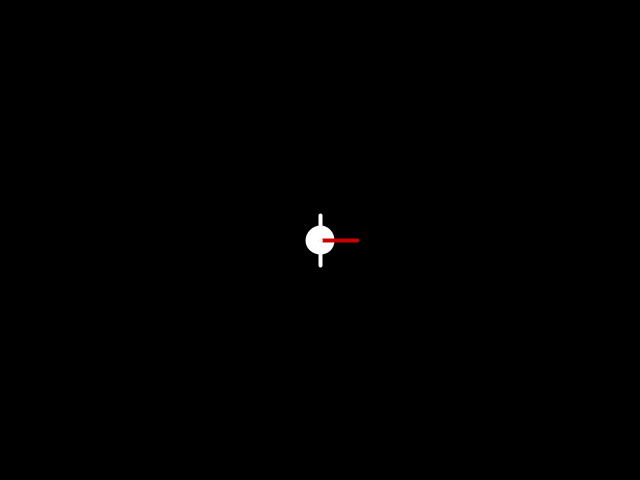
Frame 1 (no input)
Frame 60 (the mouse pressed at the canvas centre just before this capture): identical to frame 1, image omitted
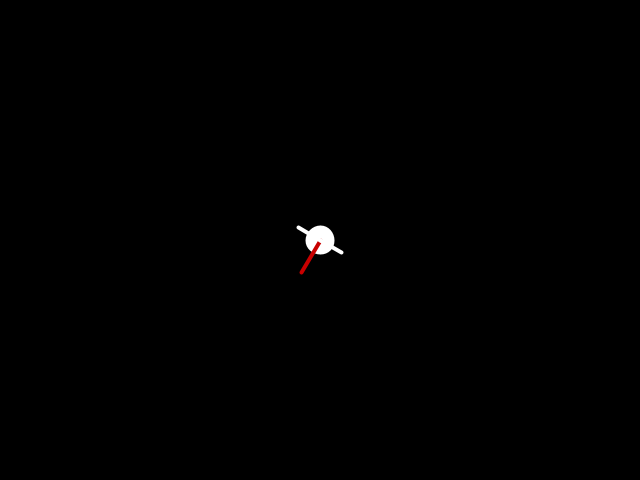
Frame 120 (the mouse held since frame 60 and released just before this capture)

The Processing sketch that drew these frames (run headless with seeded random() and noise(); from frame 60 on, the mouse is pressed at the canvas centre):

// Processing sketch: cursorFollow_2
// ── cursorFollow_2.pde

//Movement status
int going;
int strafeLeft, strafeRight;

float theta;

//Ball radius
int r;

//Radians per pixel

float c;

//Position, velocity, and acceleration of Ball
PVector pos, vel, acl;
PVector mPos;

//Change in mouse coordinates
float delM;

//Normalized look direction
PVector nLook;

//Normalized perpendicular (CCW) look direction
PVector pLook;

//Magnitude of constant acceleration
float a;

//Magnitude of velocity
float v;

//Friction coefficient
float f;

void setup() {
  
  size(640, 480);
  background(0);
  stroke(255);
  strokeWeight(4);
  smooth();
  
  noCursor();
  
  //Initialize position, vel, acceleration
  pos = new PVector(width/2, height/2);
  vel = new PVector(0, 0);
  acl = new PVector(0, 0);
  
  mPos = new PVector(mouseX, mouseY);
  
  nLook = new PVector(0,0);
  pLook = new PVector(0,0);  
  
  delM = 0;
  
  a = .25;
  f = .98;
  
  v = 2.5;
  
  r = 50;
  
  going = 0;
  strafeLeft = 0;
  strafeRight = 0;
  
  c = PI / 120;
  theta = 0;
   
}

void draw() {
  
  background(0);
  
  mPos.set( mouseX, mouseY, 0);
  delM = mouseX - pmouseX;

  theta += c * delM;
  
  nLook.set( cos(theta), sin(theta), 0);

//  nLook.set( mPos.x - pos.x, mPos.y - pos.y, 0);
//  nLook.normalize();
  
  pLook.set(nLook.y, -nLook.x, 0);
 
  if (going == 1 || strafeLeft == 1 || strafeRight == 1) go();

  moveIt();
  colDetect();
  
  stroke(255);
  ellipse(pos.x, pos.y, r/2, r/2);
//  ellipse(mPos.x, mPos.y, 5, 5);
  
  stroke(200, 0, 0);
  line(pos.x, pos.y, pos.x + nLook.x * .75*r, pos.y + nLook.y * .75*r);
  stroke(255);
  line(pos.x, pos.y, pos.x + pLook.x * .5*r, pos.y + pLook.y * .5*r);  
  line(pos.x, pos.y, pos.x - pLook.x * .5*r, pos.y - pLook.y * .5*r);  

  if (going == 1) {

    stroke(255, 0, 0);
//    line(mPos.x, mPos.y, pos.x, pos.y);
    
  }
      
}

void keyPressed() {
  
  if (key == 'W' || key == 'w') going = 1;
  if (key == 'A' || key == 'a') strafeLeft = 1;
  if (key == 'D' || key == 'd') strafeRight = 1;  
  
}

void keyReleased() {
  
  if (key == 'W' || key == 'w') going = 0;
  if (key == 'A' || key == 'a') strafeLeft = 0;  
  if (key == 'D' || key == 'd') strafeRight = 0;    
  
}

void go() {
  
  PVector dst;
  dst = new PVector(0,0);
  
//  dst.set(pos.x + delM.x, pos.y + delM.y, 0);
//  dst.set(mPos.x - pos.x, mPos.y - pos.y, 0);
//  dst.normalize();
  

  if (strafeLeft == 1) {

    if (going == 1) {
      dst.set (nLook.x + nLook.y, nLook.y - nLook.x, 0);
      dst.mult(0.707106781);
    }      
    else
      dst.set (nLook.y, -nLook.x, 0);
      
  }
    
  else if (strafeRight == 1) {
    
    if (going == 1) {
      dst.set (nLook.x - nLook.y, nLook.x + nLook.y, 0);
      dst.mult(0.707106781);
    }
    else
      dst.set (-nLook.y, nLook.x, 0);
      
  }
  
    else
      dst.set (nLook.x, nLook.y, 0);
  
  dst.mult(v);

//  dst.mult(a);
  
//  acl.set(dst);
  vel.set(dst);  

}

void moveIt() {
  
  vel.mult(f);  
  pos.add(vel);  
  
}

void colDetect() {
  
  if ((pos.x - r/2 < 0) || ((pos.x + r/2) > width))
    pos.x -= vel.x;
    
  if ((pos.y - r/2 < 0) || ((pos.y + r/2) > height))
    pos.y -= vel.y;    
  
}
